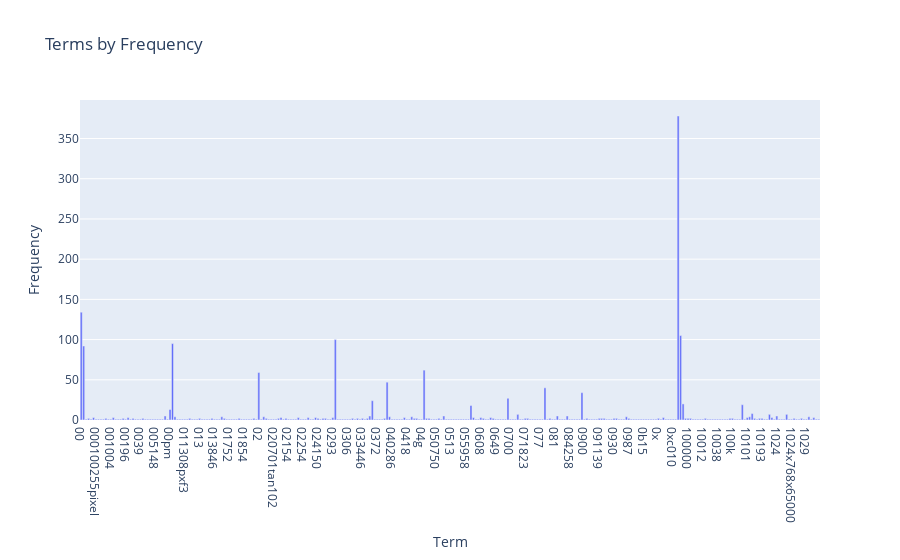

The code cell stored with this chart in its notebook:
### Code cell
import plotly.express as px
pd.options.plotting.backend='plotly'
term_frequencies = np.asarray(X_counts.sum(axis=0))[0]
x=count_vect.get_feature_names_out()[:300]
y=term_frequencies[:300]

xy_ = list(zip(x, y))
sorted_ = sorted(xy_, key = lambda x: -x[1])
fig = px.bar(x=x, y=y, labels={'x': 'Term', 'y': 'Frequency'}, title='Terms by Frequency')

fig.show()

### Figure 1 — Plotly figure (JSON) as saved in the notebook; plotly's stock layout.template omitted (floating-point values rounded to 4 significant figures; data arrays with more than 128 entries replaced by an {"elided": "..."} marker saying what was removed)
{"data": [{"alignmentgroup": "True", "hovertemplate": "Term=%{x}<br>Frequency=%{y}<extra></extra>", "legendgroup": "", "marker": {"color": "#636efa", "pattern": {"shape": ""}}, "name": "", "offsetgroup": "", "orientation": "v", "showlegend": false, "textposition": "auto", "type": "bar", "x": {"elided": "300 str values"}, "xaxis": "x", "y": {"elided": "300 int values"}, "yaxis": "y"}], "layout": {"barmode": "relative", "legend": {"tracegroupgap": 0}, "title": {"text": "Terms by Frequency"}, "xaxis": {"anchor": "y", "domain": [0, 1], "title": {"text": "Term"}}, "yaxis": {"anchor": "x", "domain": [0, 1], "title": {"text": "Frequency"}}}}
